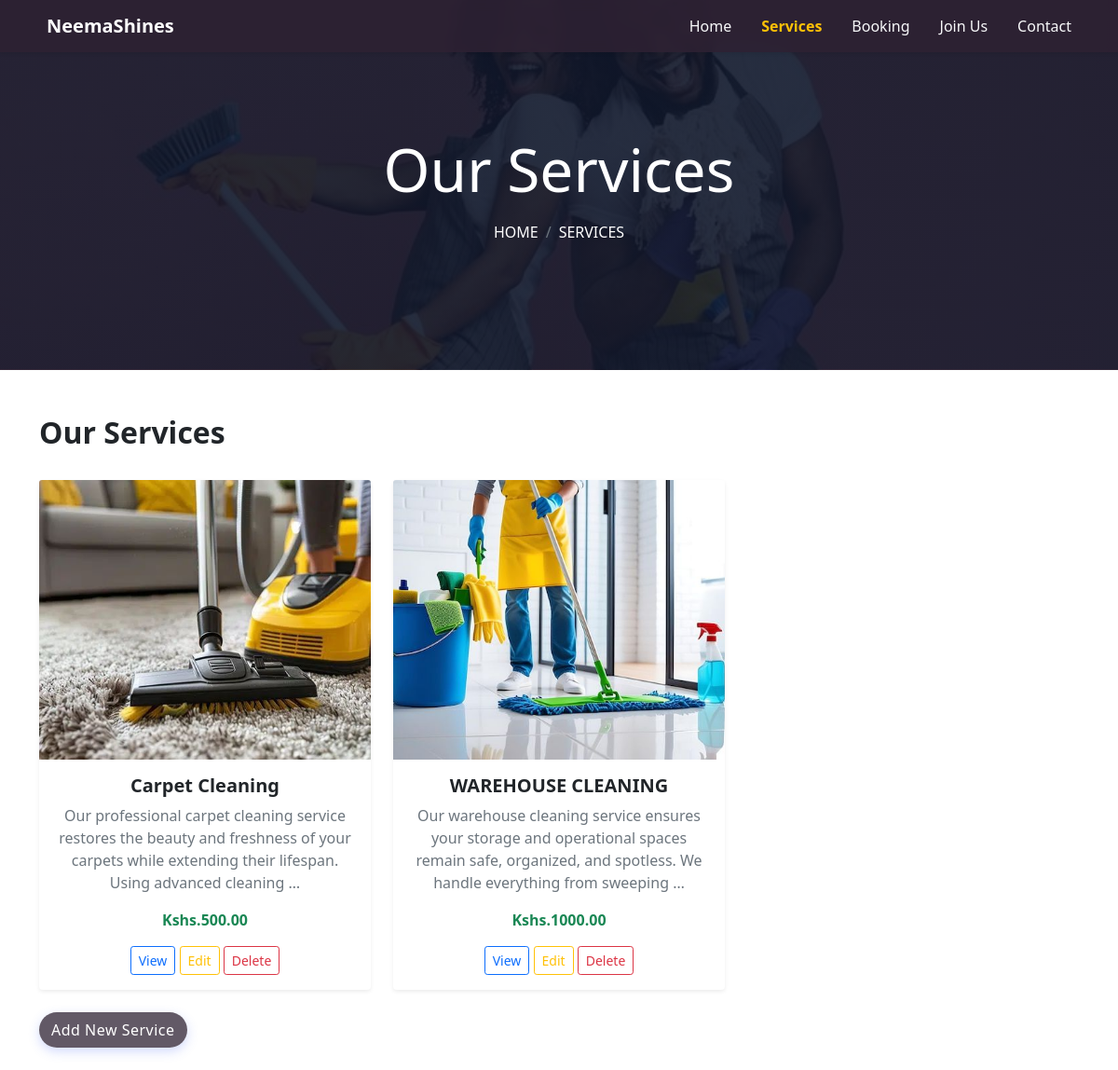
/services/, run on an earlier commit of the app's database.
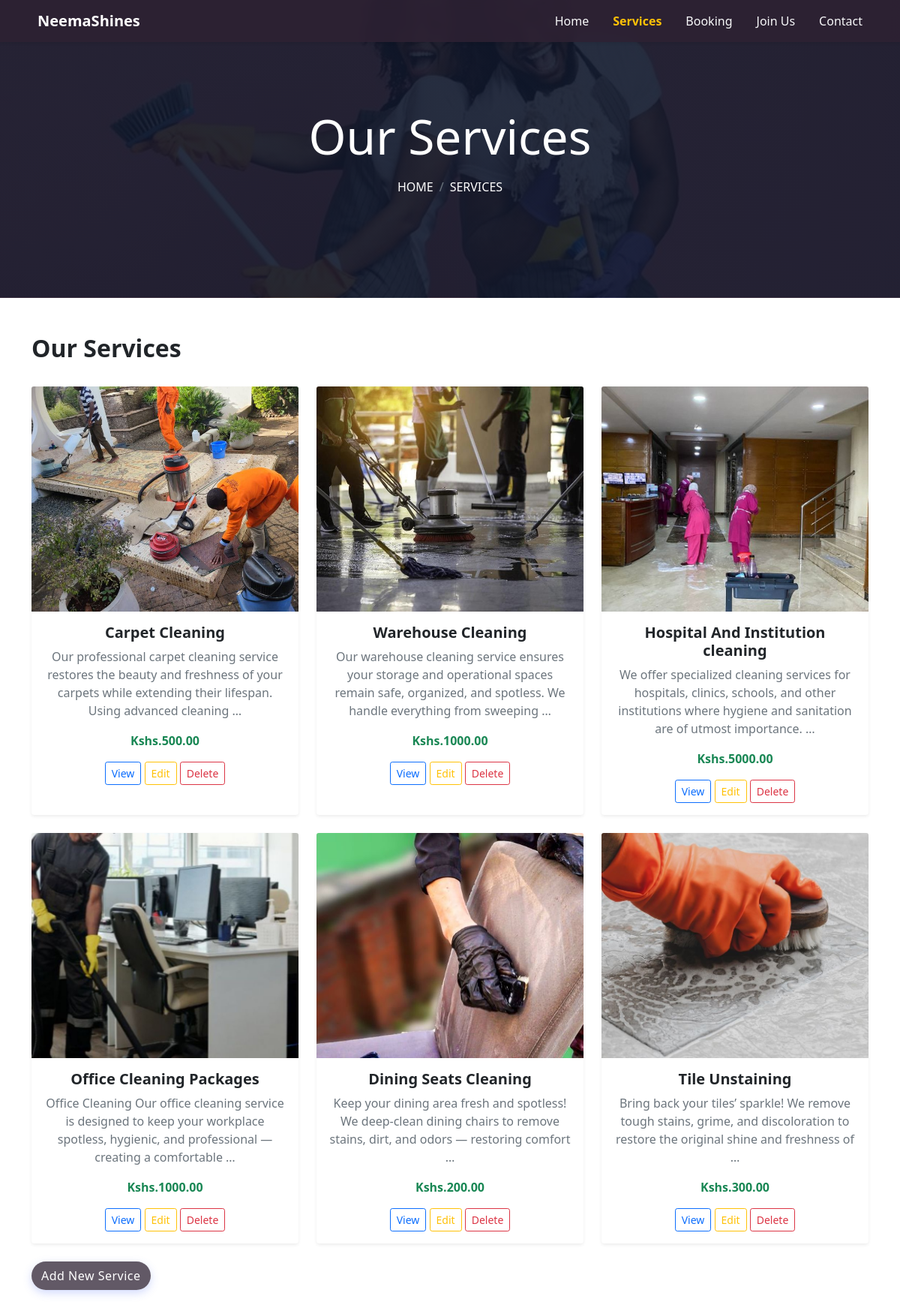
And on a later commit of the database.
### shines/models.py (models this page shows, shortened)
class Service(models.Model):
    name = models.CharField(max_length=100)
    description = models.TextField()
    image = models.ImageField(upload_to="services/", blank=True, null=True)
    price = models.DecimalField(max_digits=10, decimal_places=2)

### shines/views.py (the view)
# urls.py: path('services/', views.services, name='services'),
def services(request):
    services = Service.objects.all()
    return render(request, 'shines/services.html', {'services': services})

### shines/templates/shines/services.html (shortened to what this page needs)
{% extends 'main.html' %}
{% block content %}
<div class="container-xxl py-5 bg-dark hero-header mb-5 ">
                <div class="container text-center my-5 pt-5 pb-4">
                    <h1 class="display-3 text-white mb-3 animated slideInDown">Our Services</h1>
                    <nav aria-label="breadcrumb">
                        <ol class="breadcrumb justify-content-center text-uppercase">
                            <li class="breadcrumb-item"><a href="{% url 'home' %}">Home</a></li>
                            <li class="breadcrumb-item text-white active" aria-current="page">Services</li>
                        </ol>
                    </nav>
                </div>
            </div>
<div class="container mt-5">
  <div class="d-flex justify-content-between align-items-center mb-4">
    <h2 class="fw-bold">Our Services</h2>
  </div>
  <div class="row g-4">
    {% for service in services %}
      <div class="col-md-4">
        <div class="card h-100 shadow-sm border-0">
          {% if service.image %}
            <img src="{{ service.image.url }}" class="card-img-top" style="height:300px; object-fit:cover;" alt="{{ service.name }}">
          {% endif %}
          <div class="card-body text-center">
            <h5 class="fw-bold">{{ service.name }}</h5>
            <p class="text-muted">{{ service.description|truncatewords:20 }}</p>
            {% if service.price %}
              <p class="fw-bold text-success">Kshs.{{ service.price }}</p>
            {% endif %}
            <div class="mt-3">
              <a href="{% url 'service_detail' service.id %}" class="btn btn-sm btn-outline-primary">View</a>
              <a href="{% url 'update_service' service.id %}" class="btn btn-sm btn-outline-warning">Edit</a>
              <a href="{% url 'delete_service' service.id %}" class="btn btn-sm btn-outline-danger">Delete</a>
            </div>
          </div>
        </div>
      </div>
    {% empty %}
      <p class="text-muted">No services available yet.</p>
    {% endfor %}
  </div>
  <div class="mt-4 my-4"><a href="{% url 'create_service' %}" class="service-btn btn color" > Add New Service</a></div>
</div>
{% endblock content %}

### Templates/main.html (shortened to what this page needs)
{% load static %}
<!doctype html>
<html lang="en">
  <head>
    <link rel="stylesheet" href="{% static 'css/style.css' %}">
    <link href="https://cdn.jsdelivr.net/npm/bootstrap@5.0.2/dist/css/bootstrap.min.css" rel="stylesheet">
  </head>
  <body>
    {% include 'navbar.html' %}
    {% block content %}
    {% endblock content %}
  </body>
</html>

### Templates/navbar.html (shortened to what this page needs)
<nav id="mainNavbar" class="navbar navbar-expand-lg navbar-dark glass-navbar sticky-top shadow-sm">
  <div class="container">
    <a class="navbar-brand d-flex align-items-center gap-2" href="{% url 'home' %}">
      <span class="meal-logo-text fw-bold text-white">NeemaShines</span>
    </a>
    <div class="collapse navbar-collapse justify-content-end" id="navbarNav">
      <ul class="navbar-nav align-items-center">
        <li class="nav-item">
          <a class="nav-link {% if request.resolver_match.url_name == 'home' %}active text-warning{% endif %}"
            href="{% url 'home' %}">Home</a>
        </li>
        <li class="nav-item">
          <a class="nav-link {% if request.resolver_match.url_name == 'services' %}active text-warning{% endif %}"
            href="{% url 'services' %}">Services</a>
        </li>
        <li class="nav-item">
          <a class="nav-link {% if request.resolver_match.url_name == 'booking' %}active text-warning{% endif %}"
            href="{% url 'booking' %}">Booking</a>
        </li>
        <li class="nav-item">
          <a class="nav-link {% if request.resolver_match.url_name == 'join_us' %}active text-warning{% endif %}"
            href="{% url 'join_us' %}">Join Us</a>
        </li>
        <li class="nav-item">
          <a class="nav-link {% if request.resolver_match.url_name == 'contact' %}active text-warning{% endif %}"
            href="{% url 'contact' %}">Contact</a>
        </li>
      </ul>
    </div>
  </div>
</nav>

### shines/static/css/style.css (style rules this page uses)
body { background: pink; }
.navbar { background-color: #f8f9fa !important; }
html,nav-color { background-color: #ffffff !important; }
.service-btn { background: #4a6cf7; color: white; padding: 10px 20px; border-radius: 30px; font-weight: 500; font-size: 14px; letter-spacing: 0.5px; text-decoration: none; box-shadow: 0 4px 12px rgba(74, 108, 247, 0.25); transition: all 0.3s ease; }
.breadcrumb { background: transparent; padding: 0; }
.breadcrumb-item + .breadcrumb-item::before { content: "›"; color: #fff; }
.breadcrumb-item a { color: #fff; text-decoration: none; }
.breadcrumb-item.active { color: #ddd; }
.hero-header { background: linear-gradient(rgba(15, 23, 43, .9), rgba(15, 23, 43, .9)), url("../images/cleaning\ pose.jpg"); background-position: center; background-repeat: no-repeat; background-size: cover; }
.glass-navbar { background-color: rgba(46, 34, 51, 0.85) !important; backdrop-filter: blur(6px); transition: background 0.4s ease, backdrop-filter 0.4s ease; }
.navbar .nav-link { color: #f8f9fa !important; margin-left: 1rem; transition: color 0.3s, transform 0.3s; }
.navbar .nav-link.active { color: #ffc107 !important; font-weight: 600; }
#mainNavbar { position: absolute; width: 100%; background: rgba(46, 34, 51, 0.6); backdrop-filter: blur(6px); }
.btn.color { background-color: rgba(46, 34, 51, 0.75) !important; color: white !important; border-radius: 30px; }

What changed in the data, as far as the page shows it:
changed Service "Carpet Cleaning": image: a different picture
changed Service: image: a different picture; name "WAREHOUSE CLEANING" → "Warehouse Cleaning"
added Service: image (picture), name "Hospital And Institution cleaning", description "We offer specialized cleaning services for hospitals, clinics, schools, and other institutions where hygiene and sanitation are of utmost importance. …", price "5000.00"
added Service: image (picture), name "Office Cleaning Packages", description "Office Cleaning Our office cleaning service is designed to keep your workplace spotless, hygienic, and professional — creating a comfortable …", price "1000.00"
added Service: image (picture), name "Dining Seats Cleaning", description "Keep your dining area fresh and spotless! We deep-clean dining chairs to remove stains, dirt, and odors — restoring comfort …", price "200.00"
added Service: image (picture), name "Tile Unstaining", description "Bring back your tiles’ sparkle! We remove tough stains, grime, and discoloration to restore the original shine and freshness of …", price "300.00"
